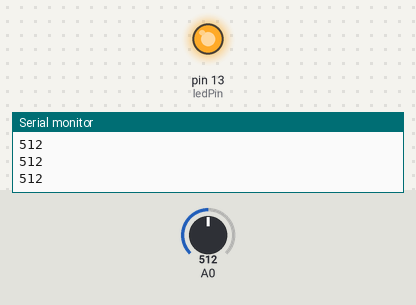
Bench run of a sketch on a simulated Arduino Uno, built with avr-gcc and run on an emulated ATmega328P. On the bench: output pins drawn as LEDs (lit = HIGH), the last lines printed to the serial monitor. Inputs (shaded band) come from the test bench; at power-on: A0 = 512.

Above: at 1.2 s.
1.3 s: A0 set to 134
2.8 s: A0 set to 117
At 3.3 s:
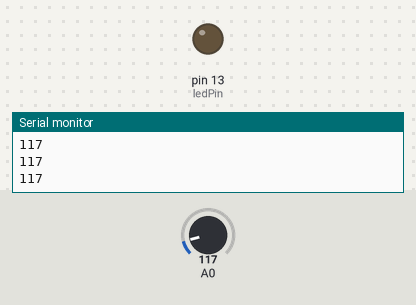
4.3 s: A0 set to 306
At 5.5 s:
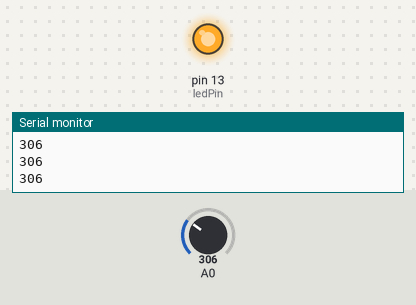
5.8 s: A0 set to 122
At 6.8 s:
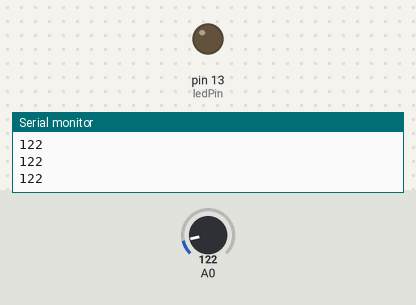
Timing chart, 0 to 8.3 s (numbered marks = the images above; inputs shaded):
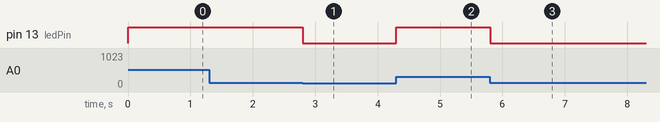

Measured:
- the behaviour switches between 128 and 127 on A0 (found by bisection; images 0 and 1)
- after the input at 2.8 s, pin 13 (ledPin): HIGH → LOW at once
- after the input at 4.3 s, pin 13 (ledPin): LOW → HIGH at once
- after the input at 5.8 s, pin 13 (ledPin): HIGH → LOW at once

The sketch:

Q3.ino
```cpp
// Created by Jack Wilson 5/13/2020 for EE 352 homework 2, question 3
// The function of this program is to adjust an attached LED's brightness
//  using a potentiometer.
// Assumption: LED is connected directly to a digital pin.

const int ledPin = 13;

void setup() {
  Serial.begin(9600);
  pinMode(ledPin, OUTPUT);
}

void loop() {
  analogWrite(ledPin, analogRead(A0));
  Serial.println(analogRead(A0));
}
```
